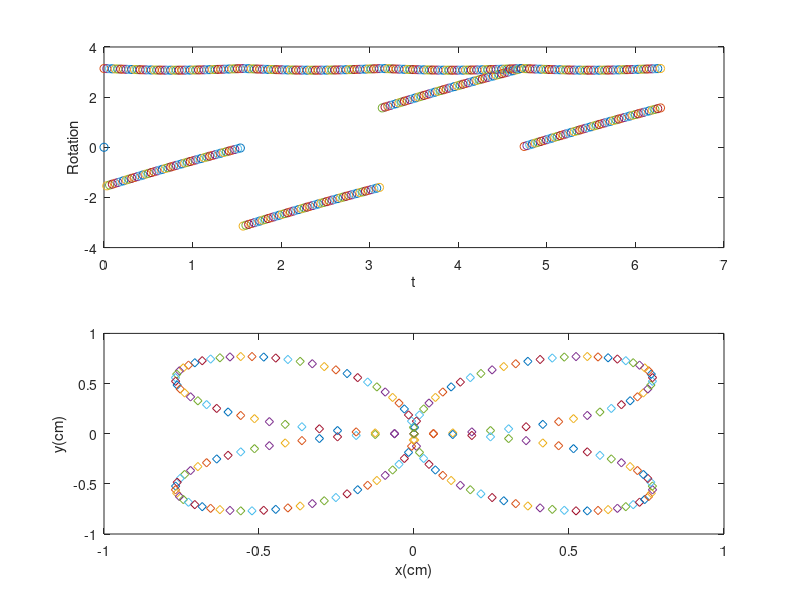

MATLAB code for this plot:
l1 = 15;
l2 = 15;
for t=0:pi/100:2*pi
    x = sin(2*t)*cos(t);
    y = sin(2*t)*sin(t);
    c2 = (x^2+y^2-l1^2-l2^2)/(2*l1*l2);
    s2 = sqrt(abs(1-c2^2));
    t2 = atan2(s2,c2);
    c1 = x*(l1+l2*cos(t2))+l2*sin(t2)*y;
    s1 = y*(l1+l2*cos(t2))-l2*sin(t2)*x;
    t1 = atan2(s1,c1);
    Px = l1*cos(t1)+l2*cos(t1+t2);
    Py = l1*sin(t1)+l2*sin(t1+t2);
    subplot(2,1,1)
    plot(t,t1,'-o',t,t2,'--o'); pause(0.01)
    xlabel('t');
    ylabel('Rotation');
    hold on;
    subplot(2,1,2)
    plot(Px,Py,'d')
    xlabel('x(cm)');
    ylabel('y(cm)'); pause(0.01);
    hold on;
end